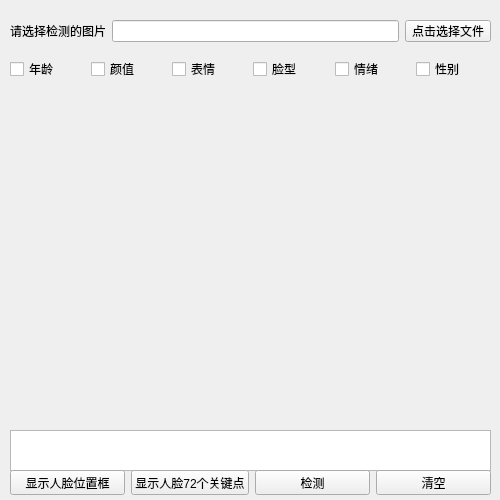
<?xml version="1.0" encoding="UTF-8"?>
<ui version="4.0">
 <class>Form</class>
 <widget class="QWidget" name="Form">
  <property name="enabled">
   <bool>true</bool>
  </property>
  <property name="geometry">
   <rect>
    <x>0</x>
    <y>0</y>
    <width>500</width>
    <height>500</height>
   </rect>
  </property>
  <property name="minimumSize">
   <size>
    <width>500</width>
    <height>500</height>
   </size>
  </property>
  <property name="maximumSize">
   <size>
    <width>500</width>
    <height>500</height>
   </size>
  </property>
  <property name="windowTitle">
   <string>百度AI</string>
  </property>
  <property name="windowIcon">
   <iconset>
    <normaloff>../../../../Desktop/timg.jpg</normaloff>../../../../Desktop/timg.jpg</iconset>
  </property>
  <widget class="QLabel" name="label_2">
   <property name="geometry">
    <rect>
     <x>10</x>
     <y>90</y>
     <width>481</width>
     <height>341</height>
    </rect>
   </property>
   <property name="text">
    <string/>
   </property>
  </widget>
  <widget class="QTextBrowser" name="textBrowser">
   <property name="geometry">
    <rect>
     <x>10</x>
     <y>430</y>
     <width>481</width>
     <height>41</height>
    </rect>
   </property>
  </widget>
  <widget class="QWidget" name="layoutWidget">
   <property name="geometry">
    <rect>
     <x>10</x>
     <y>20</y>
     <width>481</width>
     <height>22</height>
    </rect>
   </property>
   <layout class="QHBoxLayout" name="horizontalLayout">
    <item>
     <widget class="QLabel" name="label">
      <property name="text">
       <string>请选择检测的图片&amp;</string>
      </property>
      <property name="buddy">
       <cstring>lineEdit</cstring>
      </property>
     </widget>
    </item>
    <item>
     <widget class="QLineEdit" name="lineEdit"/>
    </item>
    <item>
     <widget class="QToolButton" name="toolButton">
      <property name="text">
       <string>点击选择文件</string>
      </property>
     </widget>
    </item>
   </layout>
  </widget>
  <widget class="QWidget" name="layoutWidget">
   <property name="geometry">
    <rect>
     <x>10</x>
     <y>60</y>
     <width>481</width>
     <height>18</height>
    </rect>
   </property>
   <layout class="QHBoxLayout" name="horizontalLayout_2">
    <item>
     <widget class="QCheckBox" name="checkBox">
      <property name="text">
       <string>年龄</string>
      </property>
     </widget>
    </item>
    <item>
     <widget class="QCheckBox" name="checkBox_2">
      <property name="text">
       <string>颜值</string>
      </property>
     </widget>
    </item>
    <item>
     <widget class="QCheckBox" name="checkBox_3">
      <property name="text">
       <string>表情</string>
      </property>
     </widget>
    </item>
    <item>
     <widget class="QCheckBox" name="checkBox_4">
      <property name="text">
       <string>脸型</string>
      </property>
     </widget>
    </item>
    <item>
     <widget class="QCheckBox" name="checkBox_5">
      <property name="text">
       <string>情绪</string>
      </property>
     </widget>
    </item>
    <item>
     <widget class="QCheckBox" name="checkBox_6">
      <property name="text">
       <string>性别</string>
      </property>
     </widget>
    </item>
   </layout>
  </widget>
  <widget class="QWidget" name="layoutWidget">
   <property name="geometry">
    <rect>
     <x>10</x>
     <y>470</y>
     <width>481</width>
     <height>25</height>
    </rect>
   </property>
   <layout class="QHBoxLayout" name="horizontalLayout_3">
    <item>
     <widget class="QPushButton" name="pushButton_3">
      <property name="text">
       <string>显示人脸位置框</string>
      </property>
     </widget>
    </item>
    <item>
     <widget class="QPushButton" name="pushButton_4">
      <property name="text">
       <string>显示人脸72个关键点</string>
      </property>
     </widget>
    </item>
    <item>
     <widget class="QPushButton" name="pushButton">
      <property name="text">
       <string>检测</string>
      </property>
     </widget>
    </item>
    <item>
     <widget class="QPushButton" name="pushButton_2">
      <property name="text">
       <string>清空</string>
      </property>
     </widget>
    </item>
   </layout>
  </widget>
 </widget>
 <resources/>
 <connections>
  <connection>
   <sender>toolButton</sender>
   <signal>clicked()</signal>
   <receiver>Form</receiver>
   <slot>openfile()</slot>
   <hints>
    <hint type="sourcelabel">
     <x>428</x>
     <y>29</y>
    </hint>
    <hint type="destinationlabel">
     <x>428</x>
     <y>2</y>
    </hint>
   </hints>
  </connection>
  <connection>
   <sender>checkBox</sender>
   <signal>stateChanged(int)</signal>
   <receiver>Form</receiver>
   <slot>face_field()</slot>
   <hints>
    <hint type="sourcelabel">
     <x>17</x>
     <y>66</y>
    </hint>
    <hint type="destinationlabel">
     <x>31</x>
     <y>46</y>
    </hint>
   </hints>
  </connection>
  <connection>
   <sender>checkBox_2</sender>
   <signal>stateChanged(int)</signal>
   <receiver>Form</receiver>
   <slot>face_field()</slot>
   <hints>
    <hint type="sourcelabel">
     <x>118</x>
     <y>67</y>
    </hint>
    <hint type="destinationlabel">
     <x>126</x>
     <y>51</y>
    </hint>
   </hints>
  </connection>
  <connection>
   <sender>checkBox_3</sender>
   <signal>stateChanged(int)</signal>
   <receiver>Form</receiver>
   <slot>face_field()</slot>
   <hints>
    <hint type="sourcelabel">
     <x>184</x>
     <y>63</y>
    </hint>
    <hint type="destinationlabel">
     <x>229</x>
     <y>53</y>
    </hint>
   </hints>
  </connection>
  <connection>
   <sender>checkBox_4</sender>
   <signal>stateChanged(int)</signal>
   <receiver>Form</receiver>
   <slot>face_field()</slot>
   <hints>
    <hint type="sourcelabel">
     <x>259</x>
     <y>64</y>
    </hint>
    <hint type="destinationlabel">
     <x>325</x>
     <y>50</y>
    </hint>
   </hints>
  </connection>
  <connection>
   <sender>checkBox_5</sender>
   <signal>stateChanged(int)</signal>
   <receiver>Form</receiver>
   <slot>face_field()</slot>
   <hints>
    <hint type="sourcelabel">
     <x>342</x>
     <y>70</y>
    </hint>
    <hint type="destinationlabel">
     <x>368</x>
     <y>80</y>
    </hint>
   </hints>
  </connection>
  <connection>
   <sender>checkBox_6</sender>
   <signal>stateChanged(int)</signal>
   <receiver>Form</receiver>
   <slot>face_field()</slot>
   <hints>
    <hint type="sourcelabel">
     <x>457</x>
     <y>68</y>
    </hint>
    <hint type="destinationlabel">
     <x>465</x>
     <y>51</y>
    </hint>
   </hints>
  </connection>
  <connection>
   <sender>pushButton_3</sender>
   <signal>clicked()</signal>
   <receiver>Form</receiver>
   <slot>echocv()</slot>
   <hints>
    <hint type="sourcelabel">
     <x>51</x>
     <y>482</y>
    </hint>
    <hint type="destinationlabel">
     <x>5</x>
     <y>484</y>
    </hint>
   </hints>
  </connection>
  <connection>
   <sender>pushButton_4</sender>
   <signal>clicked()</signal>
   <receiver>Form</receiver>
   <slot>face_72()</slot>
   <hints>
    <hint type="sourcelabel">
     <x>184</x>
     <y>482</y>
    </hint>
    <hint type="destinationlabel">
     <x>194</x>
     <y>496</y>
    </hint>
   </hints>
  </connection>
  <connection>
   <sender>pushButton</sender>
   <signal>clicked()</signal>
   <receiver>Form</receiver>
   <slot>facetest()</slot>
   <hints>
    <hint type="sourcelabel">
     <x>337</x>
     <y>485</y>
    </hint>
    <hint type="destinationlabel">
     <x>336</x>
     <y>497</y>
    </hint>
   </hints>
  </connection>
  <connection>
   <sender>pushButton_2</sender>
   <signal>clicked()</signal>
   <receiver>Form</receiver>
   <slot>face_clear()</slot>
   <hints>
    <hint type="sourcelabel">
     <x>440</x>
     <y>485</y>
    </hint>
    <hint type="destinationlabel">
     <x>418</x>
     <y>496</y>
    </hint>
   </hints>
  </connection>
 </connections>
 <slots>
  <slot>openfile()</slot>
  <slot>face_field()</slot>
  <slot>echocv()</slot>
  <slot>face_72()</slot>
  <slot>facetest()</slot>
  <slot>face_clear()</slot>
 </slots>
</ui>
